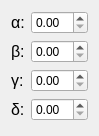
                    <widget class="QWidget" name="layoutWidget">
                        <property name="geometry">
                            <rect>
                                <x>770</x>
                                <y>70</y>
                                <width>91</width>
                                <height>136</height>
                            </rect>
                        </property>
                        <layout class="QVBoxLayout" name="verticalLayout">
                            <item>
                                <layout class="QHBoxLayout" name="horizontalLayout_10">
                                    <item>
                                        <widget class="QLabel" name="alpha_6">
                                            <property name="font">
                                                <font>
                                                    <pointsize>12</pointsize>
                                                </font>
                                            </property>
                                            <property name="text">
                                                <string>α:</string>
                                            </property>
                                        </widget>
                                    </item>
                                    <item>
                                        <widget class="QDoubleSpinBox" name="alphaValue"/>
                                    </item>
                                </layout>
                            </item>
                            <item>
                                <layout class="QHBoxLayout" name="horizontalLayout_11">
                                    <item>
                                        <widget class="QLabel" name="beta_4">
                                            <property name="font">
                                                <font>
                                                    <pointsize>12</pointsize>
                                                </font>
                                            </property>
                                            <property name="text">
                                                <string>β:</string>
                                            </property>
                                        </widget>
                                    </item>
                                    <item>
                                        <widget class="QDoubleSpinBox" name="betaValue"/>
                                    </item>
                                </layout>
                            </item>
                            <item>
                                <layout class="QHBoxLayout" name="horizontalLayout_12">
                                    <item>
                                        <widget class="QLabel" name="gamma_3">
                                            <property name="font">
                                                <font>
                                                    <pointsize>12</pointsize>
                                                </font>
                                            </property>
                                            <property name="text">
                                                <string>γ:</string>
                                            </property>
                                        </widget>
                                    </item>
                                    <item>
                                        <widget class="QDoubleSpinBox" name="gammaValue"/>
                                    </item>
                                </layout>
                            </item>
                            <item>
                                <layout class="QHBoxLayout" name="horizontalLayout_13">
                                    <item>
                                        <widget class="QLabel" name="delta_3">
                                            <property name="font">
                                                <font>
                                                    <pointsize>12</pointsize>
                                                </font>
                                            </property>
                                            <property name="text">
                                                <string>δ:</string>
                                            </property>
                                        </widget>
                                    </item>
                                    <item>
                                        <widget class="QDoubleSpinBox" name="deltaValue"/>
                                    </item>
                                </layout>
                            </item>
                        </layout>
                    </widget>
